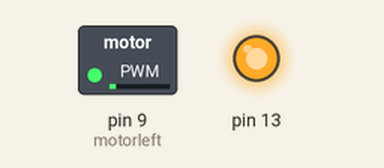
The sketch below on a simulated Arduino Uno, built with avr-gcc and run on an emulated ATmega328P. Shown: switched loads named in the sketch (green lamp = pin HIGH), output pins drawn as LEDs (lit = HIGH).

Above: at 5.05 s.
At 14.95 s:
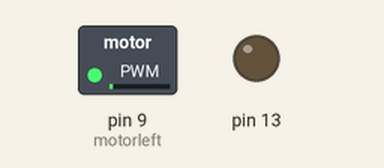
Timing chart, 0 to 18.0 s (numbered marks = the images above):
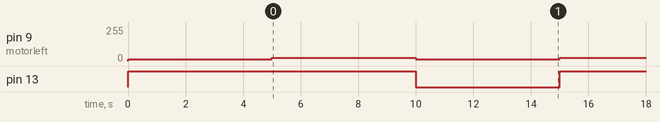

The sketch:

TesteMotor.ino
```cpp
/*
  Software serial receive commands from RaspberryPi and turn led on

 Receives from the hardware serial, sends to software serial.
 Receives from software serial, sends to hardware serial.
 stores in vector v the message
 sends message back to RaspberryPi via software serial
 checks if message = command 5 and turn on led for 5 sec

 The circuit:
 * RX is digital pin 10 (connect to TX of other device)
 * TX is digital pin 11 (connect to RX of other device)

 by Simoes
 based on Tom Igoe and Mikal Hart's example
*/

#define motorleft 9               // the pin that the LED is attached to
//#define motorright 10

#include <PWM.h>

int32_t frequency = 50;    //frequency (in Hz)
uint8_t pwm_value = 13;     // pwm_value  = Motor Stopped   :  Pulse Widh = 1ms

void setup()
{
  pinMode(13, OUTPUT);

  pinMode(motorleft, OUTPUT);

  // PWM Stuff !!
  //initialize all timers except for 0, to save time keeping functions
  InitTimersSafe();
  //sets the frequency for the specified pin
  bool success = SetPinFrequencySafe(motorleft, frequency);
  //if the pin frequency was set successfully, pin 13 turn on
  if(success)     digitalWrite(13, HIGH);
  else            digitalWrite(13, LOW);

  pwmWrite(motorleft, pwm_value);  // The motors should be turned on with a 1ms pulse, otherwise you will get complaining beeps!!
  delay(5000);    // Time to turn motors on with low throtle
  digitalWrite(13, LOW);


}

void loop()
{
                     digitalWrite(13, HIGH);   // turn the LED on (HIGH is the voltage level)

                     pwm_value = 26;
                     pwmWrite(motorleft, pwm_value);  // Maximum Speed  // pwmWrite(led, DUTY * 256 / 100);  //


                     delay(5000);              // wait for x seconds

                     pwm_value = 13;
                     pwmWrite(motorleft, pwm_value);  // Minimum Speed  // pwmWrite(led, DUTY * 256 / 100);  //

                     digitalWrite(13, LOW);    // turn the LED off by making the voltage LOW
                     delay(5000);              // wait for x seconds

}
```

Measured:
- by itself, pin 9 (motorleft): alternates 26/255 for 5.0 s and 13/255 for 5.0 s
- by itself, pin 13: alternates HIGH for 5.0 s and LOW for 5.0 s
